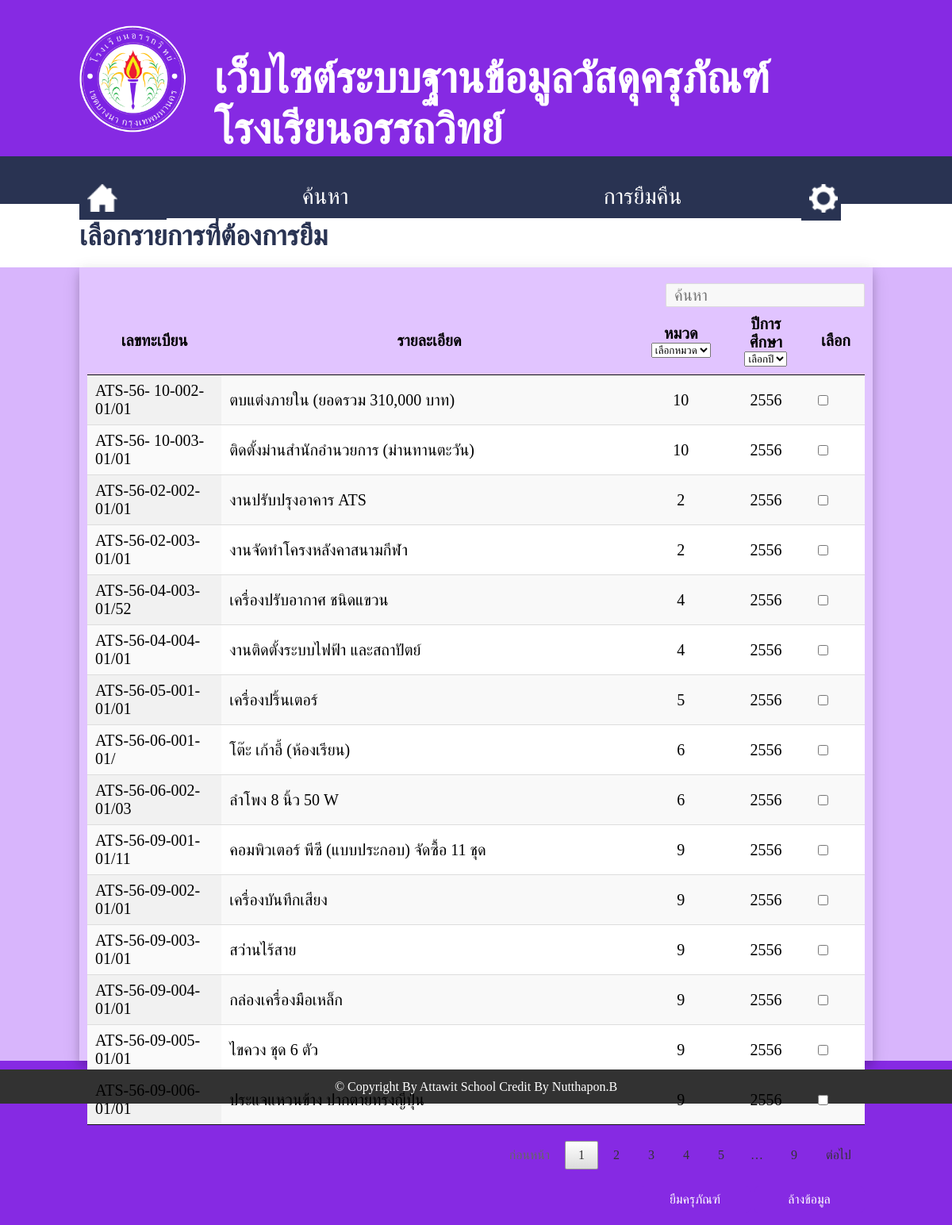
Page /lent_mda_admin.php (signed in) on the committed database.
### tables this page shows
CREATE TABLE `data_mda` (
  `id` int(11) NOT NULL auto_increment,
  `id_mda` varchar(25) NOT NULL,
  `id_type` int(11) NOT NULL,
  `year` int(11) NOT NULL,
  `detail` varchar(1000) default NULL,
  `brand` varchar(1000) default NULL,
  `amount` int(11) default NULL,
  `price` decimal(10,2) default NULL,
  `total_price` decimal(10,2) default NULL,
  `applications` varchar(500) default NULL,
  `note` varchar(1000) default NULL,
  `date_in` text,
  `company` varchar(500) default NULL,
  `address` varchar(500) default NULL,
  `tel` varchar(20) default NULL,
  `fax` varchar(20) default NULL,
  `web` varchar(500) default NULL,
  `picture` varchar(500) default NULL,
  `status` int(11) NOT NULL,
  PRIMARY KEY  (`id`)
);

### lent_mda_admin.php (the view, shortened to what this page needs)
<?php
include('popup.php');
?>
<html>
<head>
	<link rel="stylesheet" href="style.css">
	<link rel="stylesheet" href="jquery.dataTables.min.css" />
</head>
<body id="barcode">
<form name="form1" action="#popupAdminLent" method="POST">
	<div style='width:100%; height:180px;'>
		<div style='width:1000px; heigth:100%; margin:auto; padding-top:1%;'>
			<div style='width:15%; heigth:100%; float:left;'>
				<img src='image/logo_ats.png' style="margin-top:20px;" width='90%'>
			</div>
			<div style='width:83%; heigth:100%; float:left; padding-left:2%;'>
				<h1 style="margin-top:55px;">เว็บไซต์ระบบฐานข้อมูลวัสดุครุภัณฑ์โรงเรียนอรรถวิทย์
				</h1>
			</div>
		</div>
	</div>
	<div style='width:100%; height:60px; background:#293352;'>
		<div style='width:1000px; heigth:100%; margin:auto; margin-top:17px; padding-top:12px;'>
			<div id="sMenu" style="width:90px; heigth:100%; float:left;">
				<a href="main_teacher.php">
					<div><img src="image/home.png" width="38"></div>
				</a>
			</div>
			<div class="dropdown" style="width:400px; heigth:100%; float:left;">
				<a href="show_lent_admin.php">
					<div class="dropbtn"><center>ค้นหา</center></div>
				</a>
			</div>
			<div class="dropdown" style="width:400px; heigth:100%; float:left;">
				<div class="dropbtn"><center>การยืมคืน</center></div>
			</div>
			<div class="dropdown" style="width:50px; heigth:105%; float:left;">
				<a href="#popupLogout">
					<div class="dropbtn"><img src="image/pass.png" width="36"></div>
				</a>
			</div>
		</div>
	</div>
	<div style='width:100%; height:80px; margin-top:-29px; background:#ffffff;'>
		<div style='width:1000px; height:100%; margin:auto; background:#ffffff;'>
			<h2>เลือกรายการที่ต้องการยืม</h2>
		</div>
	</div>
	<div style='width:100%; height:1000px; background:#d8b5fc;'>
		<div style='width:980px; height:980px; padding-top:20px; padding-left:10px; padding-right:10px; background:#e1c4ff; margin:auto; box-shadow: 0 6px 10px 0 rgba(0, 0, 0, 0.14), 0 6px 20px 0 rgba(0, 0, 0, 0.14);'>
			<table id="example" class="display" style="font-size: 20px;" cellspacing="0" width="100%">
		        <thead>
		            <tr>
		                <th>เลขทะเบียน</th>
		                <th>รายละเอียด</th>
		                <th>หมวด</th>
		                <th>ปีการศึกษา</th>
		                <th>เลือก</th>
		            </tr>
		        </thead>
		        <tfoot>
		            <tr>
		                <th></th>
		                <th></th>
		                <th></th>
		                <th></th>
		                <th></th>
		            </tr>
		        </tfoot>
		        <tbody>
		        	<?php
		        	$sql = 'SELECT * FROM data_mda WHERE status = 1';
		        	$query = mysql_query($sql);
		        	while ($data = mysql_fetch_array($query)) {
		        		echo "
		        		<tr>
			                <td>".$data['id_mda']."</td>
			                <td>".$data['detail']."</td>
			                <td><center>".$data['id_type']."</center></td>
			                <td><center>".$data['year']."</center></td>
			                <td><input type='checkbox' name='check[]' value=".$data['id']."></td>
			            </tr>";
		        	}
		        	 ?>
		        </tbody>
		    </table>
			<div style="width:100%; height:50px; margin-right:50px; margin-top:20px; text-align: right;">
				<input id="bt3" type="submit" name="submit" class="textbox" value="ยืมครุภัณฑ์">
				<input id="bt3" type="reset" name="reset" class="textbox" value="ล้างข้อมูล">
			</div>
		</div>
	</div>
	</form>
	<div style="background:#323232; width:100%; height:30px; text-align: center; padding-top: 13px;">
		<font color="#ffffff">&copy Copyright By Attawit School Credit By Nutthapon.B</font>
	</div>
</body>
</html>

### style.css (style rules this page uses)
h1 { font-family:TH Sarabun New; font-size: 55px; color:#ffffff; }
h2 { font-family:TH Sarabun New; font-size: 35px; color:#293352; padding-top: 20px; }
#bt3 { display:inline-block; background:#862ae3; color: #ffffff; border:1px solid #862ae3; border-radius:8px ; font-size:16px ; width: 140px ; padding: 8px 8px 8px 8px ; cursor:pointer; }
#barcode { background-repeat: no-repeat; padding:0px; margin:0px; height:1200px; background-size: 100%; background: #862ae3; font-family:TH Sarabun New; }
a:link { text-decoration: none; color: #862ae3; }
.dropbtn { background-color: #293352; color: white; padding: 10px; margin-top: -10px; font-family:TH Sarabun New; font-size: 28px; color:#ffffff; border: none; cursor: pointer; }
.dropdown { display: inline-block; }
#sMenu { background-color: #293352; color: white; padding: 10px; margin-top: -10px; font-family:TH Sarabun New; font-size: 28px; color:#ffffff; border: none; cursor: pointer; display: inline-block; }

### rows in the picture
data_mda: id_mda "ATS-56-02-002-01/01", detail "งานปรับปรุงอาคาร ATS", id_type "2", year "2556"
data_mda: id_mda "ATS-56-02-003-01/01", detail "งานจัดทำโครงหลังคาสนามกีฬา", id_type "2", year "2556"
data_mda: id_mda "ATS-56-04-003-01/52", detail "เครื่องปรับอากาศ ชนิดแขวน", id_type "4", year "2556"
data_mda: id_mda "ATS-56-04-004-01/01", detail "งานติดตั้งระบบไฟฟ้า และสถาปัตย์", id_type "4", year "2556"
data_mda: id_mda "ATS-56-05-001-01/01", detail "เครื่องปริ้นเตอร์", id_type "5", year "2556"
data_mda: id_mda "ATS-56-06-001-01/", detail "โต๊ะ เก้าอี้ (ห้องเรียน)", id_type "6", year "2556"
data_mda: id_mda "ATS-56-06-002-01/03", detail "ลำโพง 8 นิ้ว 50 W", id_type "6", year "2556"
data_mda: id_mda "ATS-56-09-001-01/11", detail "คอมพิวเตอร์ พีซี (แบบประกอบ) จัดซื้อ 11 ชุด", id_type "9", year "2556"
data_mda: id_mda "ATS-56-09-002-01/01", detail "เครื่องบันทึกเสียง", id_type "9", year "2556"
data_mda: id_mda "ATS-56-09-003-01/01", detail "สว่านไร้สาย", id_type "9", year "2556"
data_mda: id_mda "ATS-56-09-004-01/01", detail "กล่องเครื่องมือเหล็ก", id_type "9", year "2556"
data_mda: id_mda "ATS-56-09-005-01/01", detail "ไขควง ชุด 6 ตัว", id_type "9", year "2556"
data_mda: id_mda "ATS-56-09-006-01/01", detail "ประแจแหวนข้าง ปากตายทรงญี่ปุ่น", id_type "9", year "2556"
data_mda: id_mda "ATS-56- 10-002-01/01", detail "ตบแต่งภายใน (ยอดรวม 310,000 บาท)", id_type "10", year "2556"
data_mda: id_mda "ATS-56- 10-003-01/01", detail "ติดตั้งม่านสำนักอำนวยการ (ม่านทานตะวัน)", id_type "10", year "2556"
